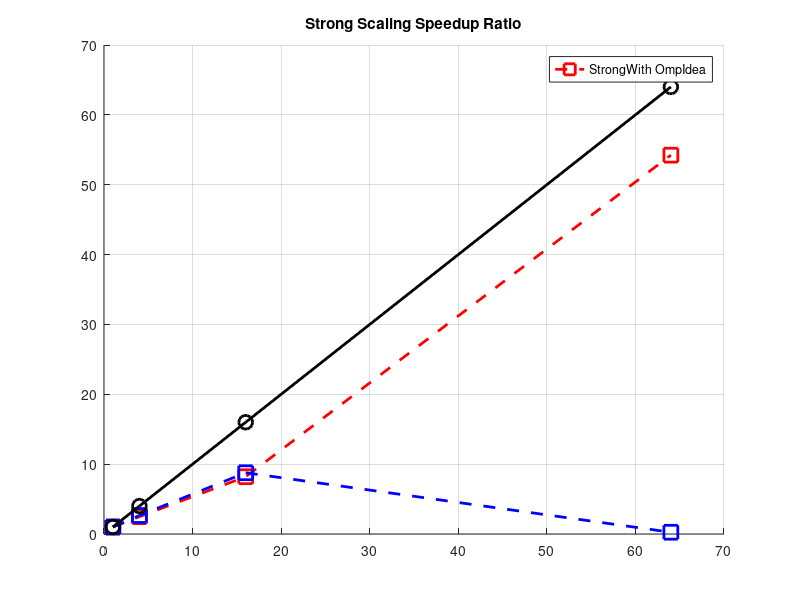
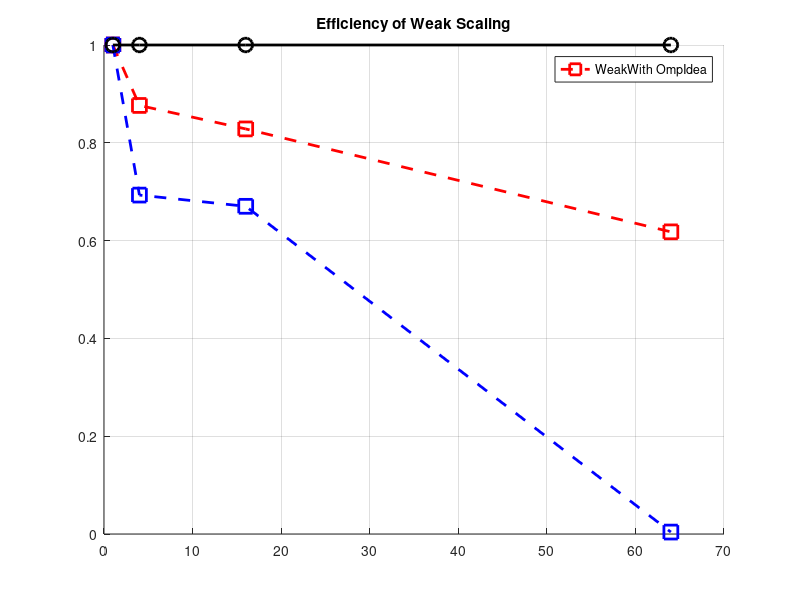

Write the MATLAB code that produced these figures, in order.

speed = @(v) [v(1)/v(1), v(1)/v(2), v(1)/v(3), v(1)/v(4)];

proc = [1, 4, 16 ,64];
speed_weak = @(v) [v(1)/v(1)*proc(1), v(1)/v(2)*proc(2), v(1)/v(3)*proc(3), v(1)/v(4)*proc(4)];

strong_1024 = [
  7.31119e+06,
  2.94504e+06,
  891509,
  134817
];

strong_1024_omp = [
  6.60267e+06,
  2.49456e+06,
  752795,
  2.60923e+07
];


weak = [
  1300.82,
  5937.18,
  25125.1,
  134736
];

weak_omp = [
  1603.24,
  9252.92,
  38278.9,
  2.59875e+07
];

strong_1024 = speed(strong_1024);
strong_1024_omp = speed(strong_1024_omp);



weak = speed_weak(weak);
weak_omp = speed_weak(weak_omp);

figure;
hold on;
grid();
plot(proc, strong_1024, '--gs', 'MarkerSize', 10, 'LineWidth', 2, 'Color', 'r');
plot(proc, strong_1024_omp, '--gs', 'MarkerSize', 10, 'LineWidth', 2, 'Color', 'b');
plot(proc, proc, '-o', 'MarkerSize', 10, 'LineWidth', 2, 'Color', 'k');
legend(["Strong", "With Omp", "Idea"])
title("Strong Scaling Speedup Ratio");
hold off;

figure;
hold on;
grid();
plot(proc, weak, '--gs', 'MarkerSize', 10, 'LineWidth', 2, 'Color', 'r');
plot(proc, weak_omp, '--gs', 'MarkerSize', 10, 'LineWidth', 2, 'Color', 'b');
plot(proc, [1, 1, 1,1], '-o', 'MarkerSize', 10, 'LineWidth', 2, 'Color', 'k');
legend(["Weak", "With Omp", "Idea"]);
title("Efficiency of Weak Scaling");
hold off;